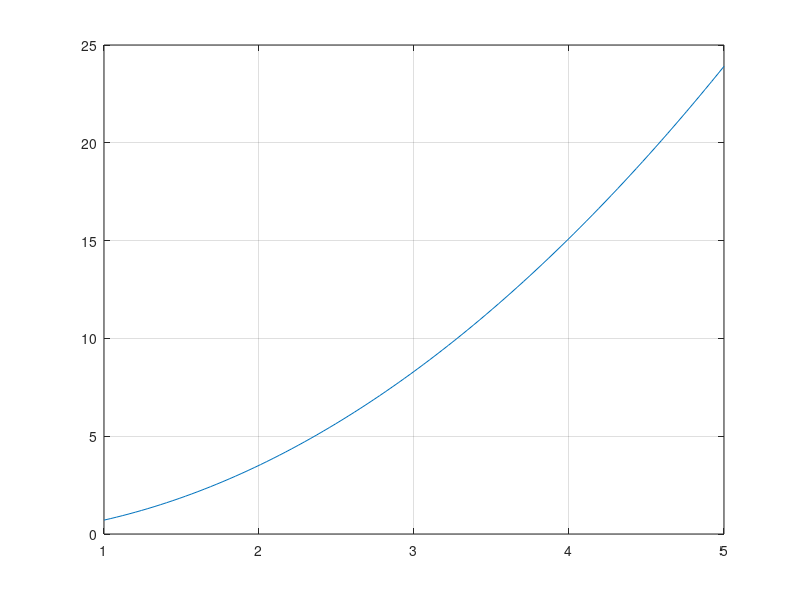

Recreate this plot in MATLAB.
%
%
% testing our gain Sallen-Key filter parameters
%
%

clear;
close all;

C1 = 100e-9; C2 = 0.1*C1;
R1 = 10e3; R2 = R1;

g = linspace(1,5,100);
alpha0 = -2*((C2*R2)/(C1*R1));
beta0 = ((C2*R2)/(C1*R1))*(((C2*R2)/(C1*R1))-1);

y = g .^ 2 + alpha0 * g + beta0*ones(size(g));

plot(g,y);grid;